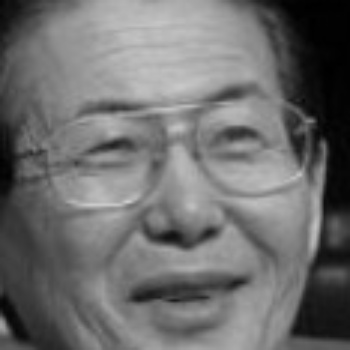
#> input picture images/Alberto_Fujimori_0001.jpg, 350 x 350 px; its folder holds only this picture in this run
$ python preprocessing.py --images ../images   (older library calls are emulated)
#> lines starting #> are read from the running program, lines starting #| are printed output that depends on the picture
### main/method.py

import cv2
class Method:
    roi_gray = []
    def checkSizeImage(self, height, width):
        if(height != 350 or width != 350):
            return False
        else:
            return True

    def detectFace(self, gray):
        face_cascade = cv2.CascadeClassifier('./utils/xml/haarcascade_frontalface_alt.xml')
        eye_cascade = cv2.CascadeClassifier('./utils/xml/haarcascade_eye_tree_eyeglasses.xml')
        smile_cascade = cv2.CascadeClassifier('./utils/xml/haarcascade_smile.xml')

        face = face_cascade.detectMultiScale(
            gray,
            scaleFactor = 1.1,
            minNeighbors = 4,
            minSize = (200, 200),
            flags = cv2.CASCADE_SCALE_IMAGE
        )
        for (x, y, w, h) in face:
            self.roi_gray = gray[y:y+h, x:x+w]

        smile = smile_cascade.detectMultiScale(
            self.roi_gray,
            scaleFactor = 1.16,
            minNeighbors = 35,
            minSize = (25, 25),
            flags = cv2.CASCADE_SCALE_IMAGE
        )

        eyes = eye_cascade.detectMultiScale(self.roi_gray)
        if len(face) == 0 or len(smile) < 1 or len(eyes) < 2:
            return False
        else:
            return True

    def checkBlur(self, fm, threshold):
        return fm < threshold

    def getGrayScale(self, image):
        return cv2.cvtColor(image, cv2.COLOR_BGR2GRAY)

    def getVarianceLaplacian(self, image):
        return cv2.Laplacian(image, cv2.CV_64F).var()

### main/preprocessing.py
from cv2 import resize
from imutils import paths
import argparse
import cv2
import time
import os
import shutil
import progressbar
from method import Method
import pandas as pd


ap = argparse.ArgumentParser()
ap.add_argument("-i", "--images", required=True,
	help="./utils/images")
ap.add_argument("-t", "--threshold", type=float, default=10.00,
	help="focus measures that fall below this value will be considered 'blurry'")
args = vars(ap.parse_args())

start = time.time()

count = 0
allImage = []

# create cleaned_images floder
path = os.getcwd()
# dir = path + '/cleaned_images'
dir = path + '/utils/cleaned_images'
if os.path.exists(dir):
    shutil.rmtree(dir)
os.makedirs(dir)

d = {'image_path': [], 'file_name': []}
path_lists = paths.list_images(args["images"])

widgets = [' [',
         progressbar.Timer(format= 'elapsed time: %(elapsed)s'),
         '] ',
           progressbar.Bar('*'),' (',
           progressbar.ETA(), ') ',
          ]
bar = progressbar.ProgressBar(max_value=13719, widgets=widgets).start()
index = 0

methods = Method()
for image_path in path_lists:
    bar.update(index)
    index += 1
    image = cv2.imread(image_path)
#> image is the input picture: shape (350, 350, 3); min 0, max 206, mean 109.8
    height, width, channels = image.shape
#> height = 350; width = 350; channels = 3

    if(methods.checkSizeImage(height, width) == False):
        continue;

    # change color
    gray = methods.getGrayScale(image)
    fm = methods.getVarianceLaplacian(gray)
#> fm = 8.91

    # check blurry
    if(methods.checkBlur(fm, args['threshold']) == False):
        continue

    if(methods.detectFace(gray) == False):
#> in detectFace, `face = face_cascade.detectMultiScale( gray, scaleFactor = 1.1, minNeig..`: face = [[26, 26, 294, 294]]
#> the loop in detectFace, `for (x, y, w, h) in face:` made 1 pass
#> pass 1, in detectFace, `self.roi_gray = gray[y:y+h, x:x+w]`:
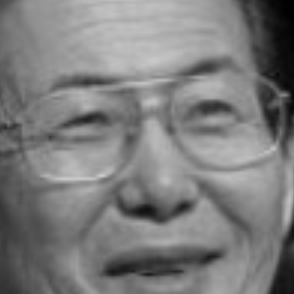
#> self.roi_gray: shape (294, 294); min 0, max 206, mean 124.8
#> in detectFace, `smile = smile_cascade.detectMultiScale( self.roi_gray, scaleFactor = 1..`: smile = [[169, 124, 96, 48], [27, 131, 100, 50]]
#> in detectFace, `eyes = eye_cascade.detectMultiScale(self.roi_gray)`: eyes = [[55, 86, 67, 67], [174, 75, 70, 70]]
        continue;

    count += 1
#> (the run stopped early here; a loop or call above may not have finished)

$ run again, on images/Barbara_Brezigar_0001.jpg
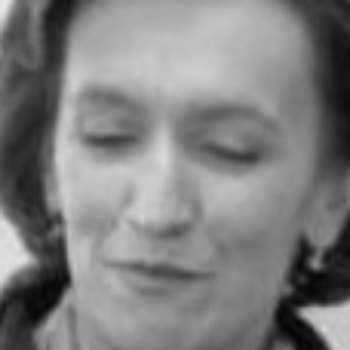
#> input picture images/Barbara_Brezigar_0001.jpg, 350 x 350 px
#> image is the input picture: shape (350, 350, 3); min 2, max 231, mean 126.7
#> fm = 4.51
#> face = [[25, 29, 285, 285]]
#> the loop in detectFace, `for (x, y, w, h) in face:` made 1 pass
#> pass 1, in detectFace, `self.roi_gray = gray[y:y+h, x:x+w]`:
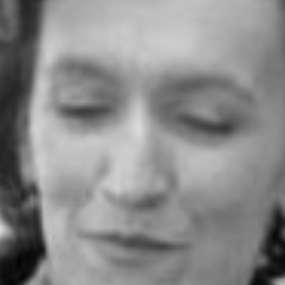
#> self.roi_gray: shape (285, 285); min 2, max 218, mean 138.6
#> smile = ()
#> eyes = [[60, 83, 58, 58], [166, 87, 73, 73]]

$ run again, on images/Barbara_Brezigar_0002.jpg
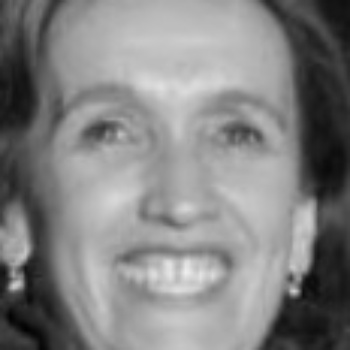
#> input picture images/Barbara_Brezigar_0002.jpg, 350 x 350 px
#> image is the input picture: shape (350, 350, 3); min 1, max 238, mean 130.7
#> fm = 5.06
#> face = [[31, 21, 290, 290]]
#> the loop in detectFace, `for (x, y, w, h) in face:` made 1 pass
#> pass 1, in detectFace, `self.roi_gray = gray[y:y+h, x:x+w]`:
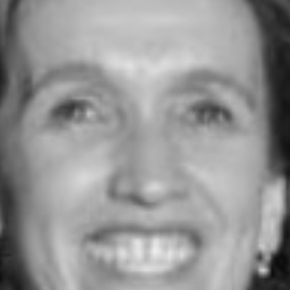
#> self.roi_gray: shape (290, 290); min 11, max 238, mean 149.7
#> smile = [[66, 198, 166, 83]]
#> eyes = [[46, 84, 58, 58], [181, 86, 57, 57]]

$ run again, on images/Barbara_De_Brun_0001.jpg
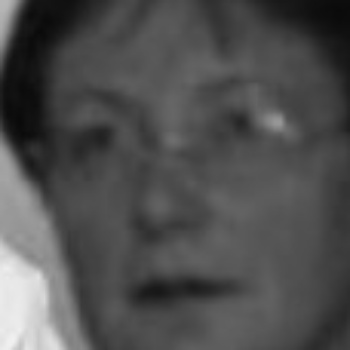
#> input picture images/Barbara_De_Brun_0001.jpg, 350 x 350 px
#> image is the input picture: shape (350, 350, 3); min 9, max 241, mean 79
#> fm = 2.17
#> face = [[15, 27, 308, 308]]
#> the loop in detectFace, `for (x, y, w, h) in face:` made 1 pass
#> pass 1, in detectFace, `self.roi_gray = gray[y:y+h, x:x+w]`:
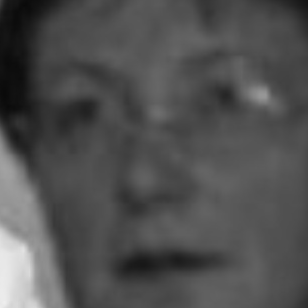
#> self.roi_gray: shape (308, 308); min 9, max 238, mean 80
#> smile = ()
#> eyes = [[47, 75, 75, 75], [181, 38, 120, 120]]

$ run again, on images/Barbara_Bach_0001.jpg
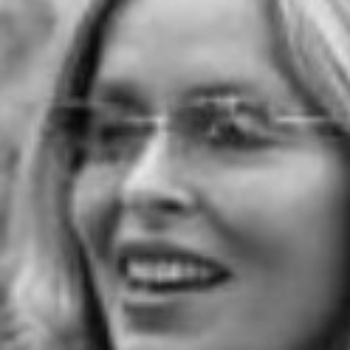
#> input picture images/Barbara_Bach_0001.jpg, 350 x 350 px
#> image is the input picture: shape (350, 350, 3); min 5, max 228, mean 124.8
#> fm = 4.91
#> face = [[19, 18, 300, 300]]
#> the loop in detectFace, `for (x, y, w, h) in face:` made 1 pass
#> pass 1, in detectFace, `self.roi_gray = gray[y:y+h, x:x+w]`:
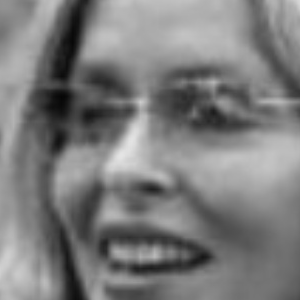
#> self.roi_gray: shape (300, 300); min 5, max 228, mean 124.2
#> smile = [[75, 216, 144, 72]]
#> eyes = [[170, 70, 85, 85]]
